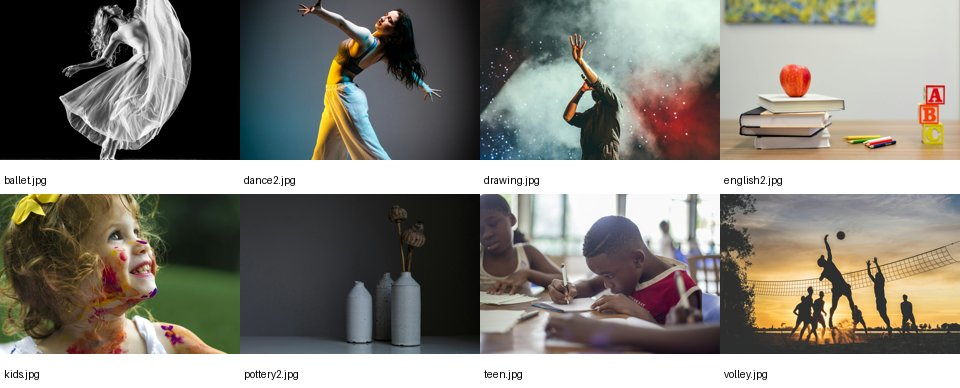

Source code (Python):
from PIL import Image, ImageDraw
import os, glob
files=[f for f in sorted(glob.glob(r'D:\CyberSprint\web\public\images\*.jpg')) if os.path.basename(f) in ['dance2.jpg','english2.jpg','pottery2.jpg','ballet.jpg','drawing.jpg','teen.jpg','kids.jpg','volley.jpg']]
cols=4; tw=240; th=170
rows=(len(files)+cols-1)//cols
sheet=Image.new('RGB',(cols*tw, rows*(th+24)),'white'); d=ImageDraw.Draw(sheet)
for i,f in enumerate(files):
    im=Image.open(f).convert('RGB'); im.thumbnail((tw,th)); x=(i%cols)*tw; y=(i//cols)*(th+24); sheet.paste(im,(x,y)); d.text((x+4,y+th+4),os.path.basename(f),fill='black')
sheet.save(r'D:\CyberSprint\design\contact2.jpg', quality=85)
